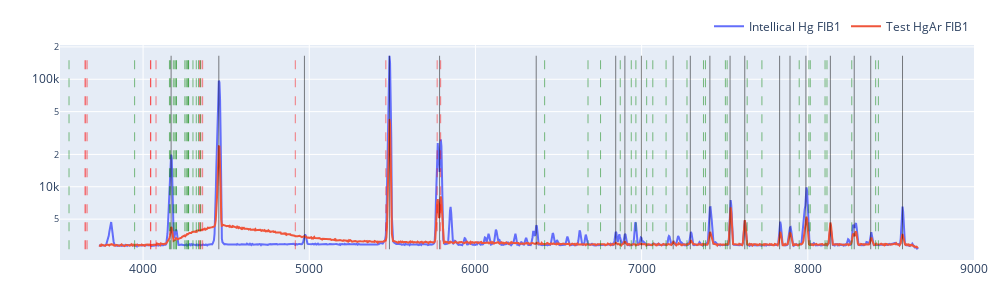

The notebook cell saved with this chart:
### Code cell
import numpy as np
import plotly.graph_objects as go
from scipy.signal import find_peaks
from rascal.util import refine_peaks

def to_native_float(a):
    a = np.asarray(a)

    if a.dtype.byteorder not in ("=", "|"):
        a = a.byteswap().view(a.dtype.newbyteorder("="))

    return np.ascontiguousarray(a, dtype=np.float64)

# Convert arrays for Plotly (native endian)
x = to_native_float(pix2lam)
y1 = to_native_float(intellical_hg_f1)
y2 = to_native_float(hg_f1)

fig = go.Figure()
fig.add_trace(go.Scatter(x=x, y=y1, mode="lines", name="Intellical Hg FIB1"))
fig.add_trace(go.Scatter(x=x, y=y2, mode="lines", name="Test HgAr FIB1"))

# for p in peaks:
#     fig.add_vline(x=float(x[int(p)]), line_width=0.5, line_color="black")

# for line in newport_hgar["Wavelength (nm)"]:
#     fig.add_vline(x=float(line) * 10.0, line_width=0.5, line_dash="dash", line_color="red", name="Hg")

ymin = np.nanmin(y1[y1 > 0])
ymax = np.nanmax(y1)

for p in peaks:
    xp = float(x[int(p)])

    fig.add_trace(
        go.Scatter(
            x=[xp, xp],
            y=[ymin, ymax],
            mode="lines",
            line=dict(color="black", width=0.5),
            hovertemplate=(
                "Peak<br>"
                "λ = %{x:.2f}<br>"
                "<extra></extra>"
            ),
            showlegend=False
        )
    )

for line in newport_hgar["Wavelength (nm)"]:
    lam = float(line) * 10.0
    fig.add_trace(
        go.Scatter(
            x=[lam, lam],
            y=[ymin, ymax],
            mode="lines",
            line=dict(color="red", width=0.5, dash="dash"),
            hovertemplate=(
                "Hg line<br>"
                "λ = %{x:.2f}<br>"
                "<extra></extra>"
            ),
            showlegend=False
        )
    )

for line in newport_ar["Wavelength (nm)"]:
    lam = float(line) * 10.0
    fig.add_trace(
        go.Scatter(
            x=[lam, lam],
            y=[ymin, ymax],
            mode="lines",
            line=dict(color="green", width=0.5, dash="dash"),
            hovertemplate=(
                "Ar line<br>"
                "λ = %{x:.2f}<br>"
                "<extra></extra>"
            ),
            showlegend=False
        )
    )

fig.update_layout(
    width=1000,
    height=300,
    yaxis_type="log",
    xaxis_range=[3500, 9000],
    margin=dict(l=60, r=20, t=40, b=40),
    legend=dict(orientation="h", y=1.02, x=1, xanchor="right", yanchor="bottom"),
)

fig.show()

### Figure 1 — Plotly figure (JSON) as saved in the notebook; plotly's stock layout.template omitted (floating-point values rounded to 4 significant figures; data arrays with more than 128 entries replaced by an {"elided": "..."} marker saying what was removed)
{"data": [{"mode": "lines", "name": "Intellical Hg FIB1", "type": "scatter", "x": {"elided": "1340 float values"}, "y": {"elided": "1340 float values"}}, {"mode": "lines", "name": "Test HgAr FIB1", "type": "scatter", "x": {"elided": "1340 float values"}, "y": {"elided": "1340 float values"}}, {"hovertemplate": "Peak<br>λ = %{x:.2f}<br><extra></extra>", "line": {"color": "black", "width": 0.5}, "mode": "lines", "showlegend": false, "type": "scatter", "x": [4169.0, 4169.0], "y": [2623.0, 165600.0]}, {"hovertemplate": "Peak<br>λ = %{x:.2f}<br><extra></extra>", "line": {"color": "black", "width": 0.5}, "mode": "lines", "showlegend": false, "type": "scatter", "x": [4456.0, 4456.0], "y": [2623.0, 165600.0]}, {"hovertemplate": "Peak<br>λ = %{x:.2f}<br><extra></extra>", "line": {"color": "black", "width": 0.5}, "mode": "lines", "showlegend": false, "type": "scatter", "x": [4971.0, 4971.0], "y": [2623.0, 165600.0]}, {"hovertemplate": "Peak<br>λ = %{x:.2f}<br><extra></extra>", "line": {"color": "black", "width": 0.5}, "mode": "lines", "showlegend": false, "type": "scatter", "x": [5482.0, 5482.0], "y": [2623.0, 165600.0]}, {"hovertemplate": "Peak<br>λ = %{x:.2f}<br><extra></extra>", "line": {"color": "black", "width": 0.5}, "mode": "lines", "showlegend": false, "type": "scatter", "x": [5784.0, 5784.0], "y": [2623.0, 165600.0]}, {"hovertemplate": "Peak<br>λ = %{x:.2f}<br><extra></extra>", "line": {"color": "black", "width": 0.5}, "mode": "lines", "showlegend": false, "type": "scatter", "x": [6366.0, 6366.0], "y": [2623.0, 165600.0]}, {"hovertemplate": "Peak<br>λ = %{x:.2f}<br><extra></extra>", "line": {"color": "black", "width": 0.5}, "mode": "lines", "showlegend": false, "type": "scatter", "x": [6844, 6844], "y": [2623.0, 165600.0]}, {"hovertemplate": "Peak<br>λ = %{x:.2f}<br><extra></extra>", "line": {"color": "black", "width": 0.5}, "mode": "lines", "showlegend": false, "type": "scatter", "x": [6899.0, 6899.0], "y": [2623.0, 165600.0]}, {"hovertemplate": "Peak<br>λ = %{x:.2f}<br><extra></extra>", "line": {"color": "black", "width": 0.5}, "mode": "lines", "showlegend": false, "type": "scatter", "x": [6999.0, 6999.0], "y": [2623.0, 165600.0]}, {"hovertemplate": "Peak<br>λ = %{x:.2f}<br><extra></extra>", "line": {"color": "black", "width": 0.5}, "mode": "lines", "showlegend": false, "type": "scatter", "x": [7190.0, 7190.0], "y": [2623.0, 165600.0]}, {"hovertemplate": "Peak<br>λ = %{x:.2f}<br><extra></extra>", "line": {"color": "black", "width": 0.5}, "mode": "lines", "showlegend": false, "type": "scatter", "x": [7293.0, 7293.0], "y": [2623.0, 165600.0]}, {"hovertemplate": "Peak<br>λ = %{x:.2f}<br><extra></extra>", "line": {"color": "black", "width": 0.5}, "mode": "lines", "showlegend": false, "type": "scatter", "x": [7411.0, 7411.0], "y": [2623.0, 165600.0]}, {"hovertemplate": "Peak<br>λ = %{x:.2f}<br><extra></extra>", "line": {"color": "black", "width": 0.5}, "mode": "lines", "showlegend": false, "type": "scatter", "x": [7532.0, 7532.0], "y": [2623.0, 165600.0]}, {"hovertemplate": "Peak<br>λ = %{x:.2f}<br><extra></extra>", "line": {"color": "black", "width": 0.5}, "mode": "lines", "showlegend": false, "type": "scatter", "x": [7620.0, 7620.0], "y": [2623.0, 165600.0]}, {"hovertemplate": "Peak<br>λ = %{x:.2f}<br><extra></extra>", "line": {"color": "black", "width": 0.5}, "mode": "lines", "showlegend": false, "type": "scatter", "x": [7830.0, 7830.0], "y": [2623.0, 165600.0]}, {"hovertemplate": "Peak<br>λ = %{x:.2f}<br><extra></extra>", "line": {"color": "black", "width": 0.5}, "mode": "lines", "showlegend": false, "type": "scatter", "x": [7893.0, 7893.0], "y": [2623.0, 165600.0]}, {"hovertemplate": "Peak<br>λ = %{x:.2f}<br><extra></extra>", "line": {"color": "black", "width": 0.5}, "mode": "lines", "showlegend": false, "type": "scatter", "x": [7988.0, 7988.0], "y": [2623.0, 165600.0]}, {"hovertemplate": "Peak<br>λ = %{x:.2f}<br><extra></extra>", "line": {"color": "black", "width": 0.5}, "mode": "lines", "showlegend": false, "type": "scatter", "x": [8136.0, 8136.0], "y": [2623.0, 165600.0]}, {"hovertemplate": "Peak<br>λ = %{x:.2f}<br><extra></extra>", "line": {"color": "black", "width": 0.5}, "mode": "lines", "showlegend": false, "type": "scatter", "x": [8279.0, 8279.0], "y": [2623.0, 165600.0]}, {"hovertemplate": "Peak<br>λ = %{x:.2f}<br><extra></extra>", "line": {"color": "black", "width": 0.5}, "mode": "lines", "showlegend": false, "type": "scatter", "x": [8379.0, 8379.0], "y": [2623.0, 165600.0]}, {"hovertemplate": "Peak<br>λ = %{x:.2f}<br><extra></extra>", "line": {"color": "black", "width": 0.5}, "mode": "lines", "showlegend": false, "type": "scatter", "x": [8570.0, 8570.0], "y": [2623.0, 165600.0]}, {"hovertemplate": "Hg line<br>λ = %{x:.2f}<br><extra></extra>", "line": {"color": "red", "dash": "dash", "width": 0.5}, "mode": "lines", "showlegend": false, "type": "scatter", "x": [1849.0, 1849.0], "y": [2623.0, 165600.0]}, {"hovertemplate": "Hg line<br>λ = %{x:.2f}<br><extra></extra>", "line": {"color": "red", "dash": "dash", "width": 0.5}, "mode": "lines", "showlegend": false, "type": "scatter", "x": [1942.0, 1942.0], "y": [2623.0, 165600.0]}, {"hovertemplate": "Hg line<br>λ = %{x:.2f}<br><extra></extra>", "line": {"color": "red", "dash": "dash", "width": 0.5}, "mode": "lines", "showlegend": false, "type": "scatter", "x": [2262.0, 2262.0], "y": [2623.0, 165600.0]}, {"hovertemplate": "Hg line<br>λ = %{x:.2f}<br><extra></extra>", "line": {"color": "red", "dash": "dash", "width": 0.5}, "mode": "lines", "showlegend": false, "type": "scatter", "x": [2378.0, 2378.0], "y": [2623.0, 165600.0]}, {"hovertemplate": "Hg line<br>λ = %{x:.2f}<br><extra></extra>", "line": {"color": "red", "dash": "dash", "width": 0.5}, "mode": "lines", "showlegend": false, "type": "scatter", "x": [2482, 2482], "y": [2623.0, 165600.0]}, {"hovertemplate": "Hg line<br>λ = %{x:.2f}<br><extra></extra>", "line": {"color": "red", "dash": "dash", "width": 0.5}, "mode": "lines", "showlegend": false, "type": "scatter", "x": [2536.0, 2536.0], "y": [2623.0, 165600.0]}, {"hovertemplate": "Hg line<br>λ = %{x:.2f}<br><extra></extra>", "line": {"color": "red", "dash": "dash", "width": 0.5}, "mode": "lines", "showlegend": false, "type": "scatter", "x": [2652, 2652], "y": [2623.0, 165600.0]}, {"hovertemplate": "Hg line<br>λ = %{x:.2f}<br><extra></extra>", "line": {"color": "red", "dash": "dash", "width": 0.5}, "mode": "lines", "showlegend": false, "type": "scatter", "x": [2753.0, 2753.0], "y": [2623.0, 165600.0]}, {"hovertemplate": "Hg line<br>λ = %{x:.2f}<br><extra></extra>", "line": {"color": "red", "dash": "dash", "width": 0.5}, "mode": "lines", "showlegend": false, "type": "scatter", "x": [2804.0, 2804.0], "y": [2623.0, 165600.0]}, {"hovertemplate": "Hg line<br>λ = %{x:.2f}<br><extra></extra>", "line": {"color": "red", "dash": "dash", "width": 0.5}, "mode": "lines", "showlegend": false, "type": "scatter", "x": [2894.0, 2894.0], "y": [2623.0, 165600.0]}, {"hovertemplate": "Hg line<br>λ = %{x:.2f}<br><extra></extra>", "line": {"color": "red", "dash": "dash", "width": 0.5}, "mode": "lines", "showlegend": false, "type": "scatter", "x": [2967.0, 2967.0], "y": [2623.0, 165600.0]}, {"hovertemplate": "Hg line<br>λ = %{x:.2f}<br><extra></extra>", "line": {"color": "red", "dash": "dash", "width": 0.5}, "mode": "lines", "showlegend": false, "type": "scatter", "x": [3022.0, 3022.0], "y": [2623.0, 165600.0]}, {"hovertemplate": "Hg line<br>λ = %{x:.2f}<br><extra></extra>", "line": {"color": "red", "dash": "dash", "width": 0.5}, "mode": "lines", "showlegend": false, "type": "scatter", "x": [3126.0, 3126.0], "y": [2623.0, 165600.0]}, {"hovertemplate": "Hg line<br>λ = %{x:.2f}<br><extra></extra>", "line": {"color": "red", "dash": "dash", "width": 0.5}, "mode": "lines", "showlegend": false, "type": "scatter", "x": [3132.0, 3132.0], "y": [2623.0, 165600.0]}, {"hovertemplate": "Hg line<br>λ = %{x:.2f}<br><extra></extra>", "line": {"color": "red", "dash": "dash", "width": 0.5}, "mode": "lines", "showlegend": false, "type": "scatter", "x": [3342.0, 3342.0], "y": [2623.0, 165600.0]}, {"hovertemplate": "Hg line<br>λ = %{x:.2f}<br><extra></extra>", "line": {"color": "red", "dash": "dash", "width": 0.5}, "mode": "lines", "showlegend": false, "type": "scatter", "x": [3650.0, 3650.0], "y": [2623.0, 165600.0]}, {"hovertemplate": "Hg line<br>λ = %{x:.2f}<br><extra></extra>", "line": {"color": "red", "dash": "dash", "width": 0.5}, "mode": "lines", "showlegend": false, "type": "scatter", "x": [3655.0, 3655.0], "y": [2623.0, 165600.0]}, {"hovertemplate": "Hg line<br>λ = %{x:.2f}<br><extra></extra>", "line": {"color": "red", "dash": "dash", "width": 0.5}, "mode": "lines", "showlegend": false, "type": "scatter", "x": [3663.0, 3663.0], "y": [2623.0, 165600.0]}, {"hovertemplate": "Hg line<br>λ = %{x:.2f}<br><extra></extra>", "line": {"color": "red", "dash": "dash", "width": 0.5}, "mode": "lines", "showlegend": false, "type": "scatter", "x": [4044.0, 4044.0], "y": [2623.0, 165600.0]}, {"hovertemplate": "Hg line<br>λ = %{x:.2f}<br><extra></extra>", "line": {"color": "red", "dash": "dash", "width": 0.5}, "mode": "lines", "showlegend": false, "type": "scatter", "x": [4047.0, 4047.0], "y": [2623.0, 165600.0]}, {"hovertemplate": "Hg line<br>λ = %{x:.2f}<br><extra></extra>", "line": {"color": "red", "dash": "dash", "width": 0.5}, "mode": "lines", "showlegend": false, "type": "scatter", "x": [4078.0, 4078.0], "y": [2623.0, 165600.0]}, {"hovertemplate": "Hg line<br>λ = %{x:.2f}<br><extra></extra>", "line": {"color": "red", "dash": "dash", "width": 0.5}, "mode": "lines", "showlegend": false, "type": "scatter", "x": [4339.0, 4339.0], "y": [2623.0, 165600.0]}, {"hovertemplate": "Hg line<br>λ = %{x:.2f}<br><extra></extra>", "line": {"color": "red", "dash": "dash", "width": 0.5}, "mode": "lines", "showlegend": false, "type": "scatter", "x": [4348.0, 4348.0], "y": [2623.0, 165600.0]}, {"hovertemplate": "Hg line<br>λ = %{x:.2f}<br><extra></extra>", "line": {"color": "red", "dash": "dash", "width": 0.5}, "mode": "lines", "showlegend": false, "type": "scatter", "x": [4358.0, 4358.0], "y": [2623.0, 165600.0]}, {"hovertemplate": "Hg line<br>λ = %{x:.2f}<br><extra></extra>", "line": {"color": "red", "dash": "dash", "width": 0.5}, "mode": "lines", "showlegend": false, "type": "scatter", "x": [4916, 4916], "y": [2623.0, 165600.0]}, {"hovertemplate": "Hg line<br>λ = %{x:.2f}<br><extra></extra>", "line": {"color": "red", "dash": "dash", "width": 0.5}, "mode": "lines", "showlegend": false, "type": "scatter", "x": [5461.0, 5461.0], "y": [2623.0, 165600.0]}, {"hovertemplate": "Hg line<br>λ = %{x:.2f}<br><extra></extra>", "line": {"color": "red", "dash": "dash", "width": 0.5}, "mode": "lines", "showlegend": false, "type": "scatter", "x": [5770.0, 5770.0], "y": [2623.0, 165600.0]}, {"hovertemplate": "Hg line<br>λ = %{x:.2f}<br><extra></extra>", "line": {"color": "red", "dash": "dash", "width": 0.5}, "mode": "lines", "showlegend": false, "type": "scatter", "x": [5791.0, 5791.0], "y": [2623.0, 165600.0]}, {"hovertemplate": "Ar line<br>λ = %{x:.2f}<br><extra></extra>", "line": {"color": "green", "dash": "dash", "width": 0.5}, "mode": "lines", "showlegend": false, "type": "scatter", "x": [3554.0, 3554.0], "y": [2623.0, 165600.0]}, {"hovertemplate": "Ar line<br>λ = %{x:.2f}<br><extra></extra>", "line": {"color": "green", "dash": "dash", "width": 0.5}, "mode": "lines", "showlegend": false, "type": "scatter", "x": [3949, 3949], "y": [2623.0, 165600.0]}, {"hovertemplate": "Ar line<br>λ = %{x:.2f}<br><extra></extra>", "line": {"color": "green", "dash": "dash", "width": 0.5}, "mode": "lines", "showlegend": false, "type": "scatter", "x": [4159.0, 4159.0], "y": [2623.0, 165600.0]}, {"hovertemplate": "Ar line<br>λ = %{x:.2f}<br><extra></extra>", "line": {"color": "green", "dash": "dash", "width": 0.5}, "mode": "lines", "showlegend": false, "type": "scatter", "x": [4164, 4164], "y": [2623.0, 165600.0]}, {"hovertemplate": "Ar line<br>λ = %{x:.2f}<br><extra></extra>", "line": {"color": "green", "dash": "dash", "width": 0.5}, "mode": "lines", "showlegend": false, "type": "scatter", "x": [4182.0, 4182.0], "y": [2623.0, 165600.0]}, {"hovertemplate": "Ar line<br>λ = %{x:.2f}<br><extra></extra>", "line": {"color": "green", "dash": "dash", "width": 0.5}, "mode": "lines", "showlegend": false, "type": "scatter", "x": [4191, 4191], "y": [2623.0, 165600.0]}, {"hovertemplate": "Ar line<br>λ = %{x:.2f}<br><extra></extra>", "line": {"color": "green", "dash": "dash", "width": 0.5}, "mode": "lines", "showlegend": false, "type": "scatter", "x": [4198, 4198], "y": [2623.0, 165600.0]}, {"hovertemplate": "Ar line<br>λ = %{x:.2f}<br><extra></extra>", "line": {"color": "green", "dash": "dash", "width": 0.5}, "mode": "lines", "showlegend": false, "type": "scatter", "x": [4201.0, 4201.0], "y": [2623.0, 165600.0]}, {"hovertemplate": "Ar line<br>λ = %{x:.2f}<br><extra></extra>", "line": {"color": "green", "dash": "dash", "width": 0.5}, "mode": "lines", "showlegend": false, "type": "scatter", "x": [4251.0, 4251.0], "y": [2623.0, 165600.0]}, {"hovertemplate": "Ar line<br>λ = %{x:.2f}<br><extra></extra>", "line": {"color": "green", "dash": "dash", "width": 0.5}, "mode": "lines", "showlegend": false, "type": "scatter", "x": [4259.0, 4259.0], "y": [2623.0, 165600.0]}, {"hovertemplate": "Ar line<br>λ = %{x:.2f}<br><extra></extra>", "line": {"color": "green", "dash": "dash", "width": 0.5}, "mode": "lines", "showlegend": false, "type": "scatter", "x": [4266.0, 4266.0], "y": [2623.0, 165600.0]}, {"hovertemplate": "Ar line<br>λ = %{x:.2f}<br><extra></extra>", "line": {"color": "green", "dash": "dash", "width": 0.5}, "mode": "lines", "showlegend": false, "type": "scatter", "x": [4272.0, 4272.0], "y": [2623.0, 165600.0]}, {"hovertemplate": "Ar line<br>λ = %{x:.2f}<br><extra></extra>", "line": {"color": "green", "dash": "dash", "width": 0.5}, "mode": "lines", "showlegend": false, "type": "scatter", "x": [4274, 4274], "y": [2623.0, 165600.0]}, {"hovertemplate": "Ar line<br>λ = %{x:.2f}<br><extra></extra>", "line": {"color": "green", "dash": "dash", "width": 0.5}, "mode": "lines", "showlegend": false, "type": "scatter", "x": [4300.0, 4300.0], "y": [2623.0, 165600.0]}, {"hovertemplate": "Ar line<br>λ = %{x:.2f}<br><extra></extra>", "line": {"color": "green", "dash": "dash", "width": 0.5}, "mode": "lines", "showlegend": false, "type": "scatter", "x": [4320, 4320], "y": [2623.0, 165600.0]}, {"hovertemplate": "Ar line<br>λ = %{x:.2f}<br><extra></extra>", "line": {"color": "green", "dash": "dash", "width": 0.5}, "mode": "lines", "showlegend": false, "type": "scatter", "x": [4334.0, 4334.0], "y": [2623.0, 165600.0]}, {"hovertemplate": "Ar line<br>λ = %{x:.2f}<br><extra></extra>", "line": {"color": "green", "dash": "dash", "width": 0.5}, "mode": "lines", "showlegend": false, "type": "scatter", "x": [4345.0, 4345.0], "y": [2623.0, 165600.0]}, {"hovertemplate": "Ar line<br>λ = %{x:.2f}<br><extra></extra>", "line": {"color": "green", "dash": "dash", "width": 0.5}, "mode": "lines", "showlegend": false, "type": "scatter", "x": [6416.0, 6416.0], "y": [2623.0, 165600.0]}, {"hovertemplate": "Ar line<br>λ = %{x:.2f}<br><extra></extra>", "line": {"color": "green", "dash": "dash", "width": 0.5}, "mode": "lines", "showlegend": false, "type": "scatter", "x": [6677.0, 6677.0], "y": [2623.0, 165600.0]}, {"hovertemplate": "Ar line<br>λ = %{x:.2f}<br><extra></extra>", "line": {"color": "green", "dash": "dash", "width": 0.5}, "mode": "lines", "showlegend": false, "type": "scatter", "x": [6753.0, 6753.0], "y": [2623.0, 165600.0]}, {"hovertemplate": "Ar line<br>λ = %{x:.2f}<br><extra></extra>", "line": {"color": "green", "dash": "dash", "width": 0.5}, "mode": "lines", "showlegend": false, "type": "scatter", "x": [6871.0, 6871.0], "y": [2623.0, 165600.0]}, {"hovertemplate": "Ar line<br>λ = %{x:.2f}<br><extra></extra>", "line": {"color": "green", "dash": "dash", "width": 0.5}, "mode": "lines", "showlegend": false, "type": "scatter", "x": [6938.0, 6938.0], "y": [2623.0, 165600.0]}, {"hovertemplate": "Ar line<br>λ = %{x:.2f}<br><extra></extra>", "line": {"color": "green", "dash": "dash", "width": 0.5}, "mode": "lines", "showlegend": false, "type": "scatter", "x": [6965.0, 6965.0], "y": [2623.0, 165600.0]}, {"hovertemplate": "Ar line<br>λ = %{x:.2f}<br><extra></extra>", "line": {"color": "green", "dash": "dash", "width": 0.5}, "mode": "lines", "showlegend": false, "type": "scatter", "x": [7030.0, 7030.0], "y": [2623.0, 165600.0]}, {"hovertemplate": "Ar line<br>λ = %{x:.2f}<br><extra></extra>", "line": {"color": "green", "dash": "dash", "width": 0.5}, "mode": "lines", "showlegend": false, "type": "scatter", "x": [7067.0, 7067.0], "y": [2623.0, 165600.0]}, {"hovertemplate": "Ar line<br>λ = %{x:.2f}<br><extra></extra>", "line": {"color": "green", "dash": "dash", "width": 0.5}, "mode": "lines", "showlegend": false, "type": "scatter", "x": [7147, 7147], "y": [2623.0, 165600.0]}, {"hovertemplate": "Ar line<br>λ = %{x:.2f}<br><extra></extra>", "line": {"color": "green", "dash": "dash", "width": 0.5}, "mode": "lines", "showlegend": false, "type": "scatter", "x": [7273.0, 7273.0], "y": [2623.0, 165600.0]}, {"hovertemplate": "Ar line<br>λ = %{x:.2f}<br><extra></extra>", "line": {"color": "green", "dash": "dash", "width": 0.5}, "mode": "lines", "showlegend": false, "type": "scatter", "x": [7372.0, 7372.0], "y": [2623.0, 165600.0]}, {"hovertemplate": "Ar line<br>λ = %{x:.2f}<br><extra></extra>", "line": {"color": "green", "dash": "dash", "width": 0.5}, "mode": "lines", "showlegend": false, "type": "scatter", "x": [7384, 7384], "y": [2623.0, 165600.0]}, {"hovertemplate": "Ar line<br>λ = %{x:.2f}<br><extra></extra>", "line": {"color": "green", "dash": "dash", "width": 0.5}, "mode": "lines", "showlegend": false, "type": "scatter", "x": [7504.0, 7504.0], "y": [2623.0, 165600.0]}, {"hovertemplate": "Ar line<br>λ = %{x:.2f}<br><extra></extra>", "line": {"color": "green", "dash": "dash", "width": 0.5}, "mode": "lines", "showlegend": false, "type": "scatter", "x": [7515.0, 7515.0], "y": [2623.0, 165600.0]}, {"hovertemplate": "Ar line<br>λ = %{x:.2f}<br><extra></extra>", "line": {"color": "green", "dash": "dash", "width": 0.5}, "mode": "lines", "showlegend": false, "type": "scatter", "x": [7635.0, 7635.0], "y": [2623.0, 165600.0]}, {"hovertemplate": "Ar line<br>λ = %{x:.2f}<br><extra></extra>", "line": {"color": "green", "dash": "dash", "width": 0.5}, "mode": "lines", "showlegend": false, "type": "scatter", "x": [7724.0, 7724.0], "y": [2623.0, 165600.0]}, {"hovertemplate": "Ar line<br>λ = %{x:.2f}<br><extra></extra>", "line": {"color": "green", "dash": "dash", "width": 0.5}, "mode": "lines", "showlegend": false, "type": "scatter", "x": [7948.0, 7948.0], "y": [2623.0, 165600.0]}, {"hovertemplate": "Ar line<br>λ = %{x:.2f}<br><extra></extra>", "line": {"color": "green", "dash": "dash", "width": 0.5}, "mode": "lines", "showlegend": false, "type": "scatter", "x": [8006.0, 8006.0], "y": [2623.0, 165600.0]}, {"hovertemplate": "Ar line<br>λ = %{x:.2f}<br><extra></extra>", "line": {"color": "green", "dash": "dash", "width": 0.5}, "mode": "lines", "showlegend": false, "type": "scatter", "x": [8015.0, 8015.0], "y": [2623.0, 165600.0]}, {"hovertemplate": "Ar line<br>λ = %{x:.2f}<br><extra></extra>", "line": {"color": "green", "dash": "dash", "width": 0.5}, "mode": "lines", "showlegend": false, "type": "scatter", "x": [8104.0, 8104.0], "y": [2623.0, 165600.0]}, {"hovertemplate": "Ar line<br>λ = %{x:.2f}<br><extra></extra>", "line": {"color": "green", "dash": "dash", "width": 0.5}, "mode": "lines", "showlegend": false, "type": "scatter", "x": [8115.0, 8115.0], "y": [2623.0, 165600.0]}, {"hovertemplate": "Ar line<br>λ = %{x:.2f}<br><extra></extra>", "line": {"color": "green", "dash": "dash", "width": 0.5}, "mode": "lines", "showlegend": false, "type": "scatter", "x": [8264.0, 8264.0], "y": [2623.0, 165600.0]}, {"hovertemplate": "Ar line<br>λ = %{x:.2f}<br><extra></extra>", "line": {"color": "green", "dash": "dash", "width": 0.5}, "mode": "lines", "showlegend": false, "type": "scatter", "x": [8408.0, 8408.0], "y": [2623.0, 165600.0]}, {"hovertemplate": "Ar line<br>λ = %{x:.2f}<br><extra></extra>", "line": {"color": "green", "dash": "dash", "width": 0.5}, "mode": "lines", "showlegend": false, "type": "scatter", "x": [8425.0, 8425.0], "y": [2623.0, 165600.0]}], "layout": {"height": 300, "legend": {"orientation": "h", "x": 1, "xanchor": "right", "y": 1.02, "yanchor": "bottom"}, "margin": {"b": 40, "l": 60, "r": 20, "t": 40}, "width": 1000, "xaxis": {"range": [3500, 9000]}, "yaxis": {"type": "log"}}}
